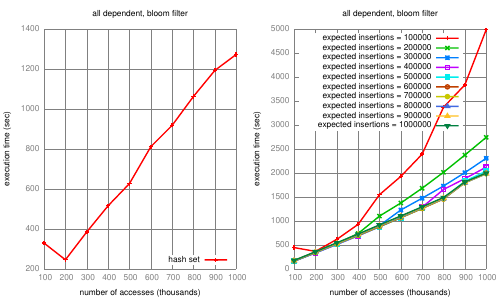

Reproduce this figure in gnuplot.
set terminal pdf
set output 'dissertation-gnuplottex-fig10.pdf'
set multiplot layout 1,2
load '../dynamic/formatted-results/vector-survey-0.4/hash-time.gnuplot'

load '../dynamic/formatted-results/vector-survey-0.4/bloomfilter-time.gnuplot'
